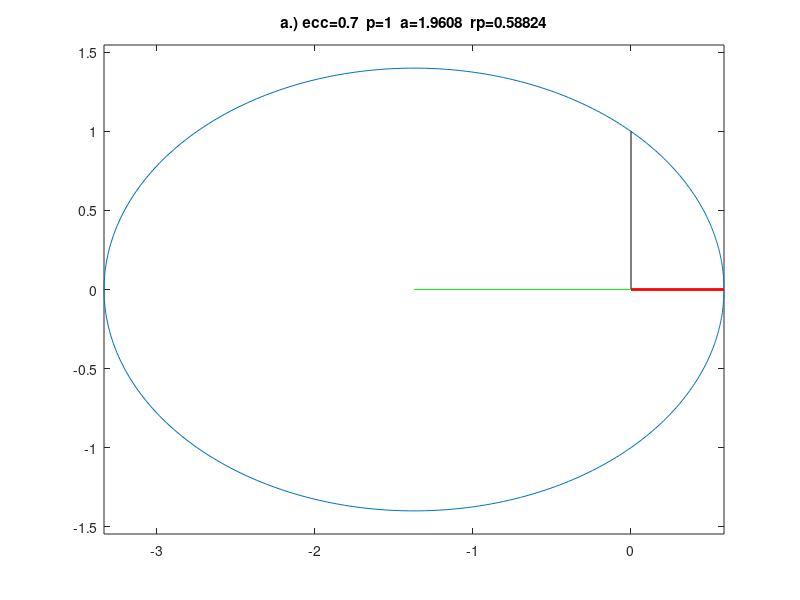
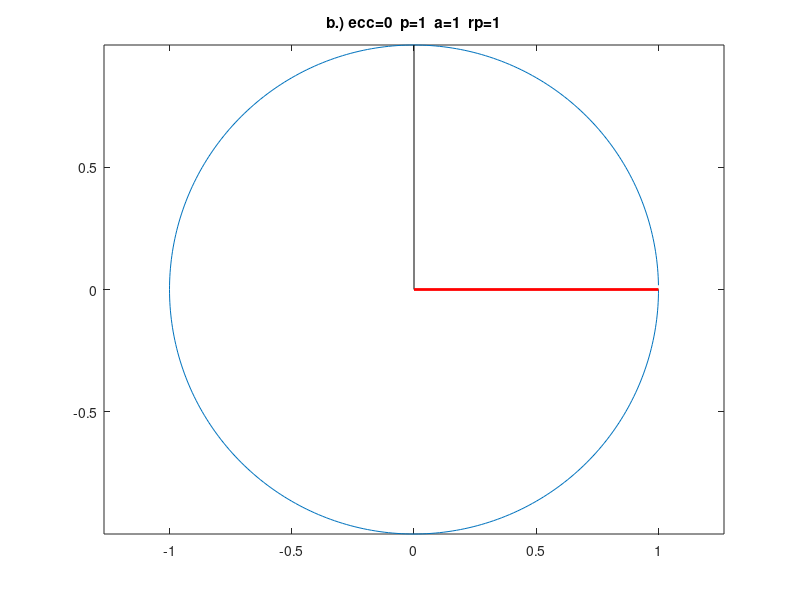
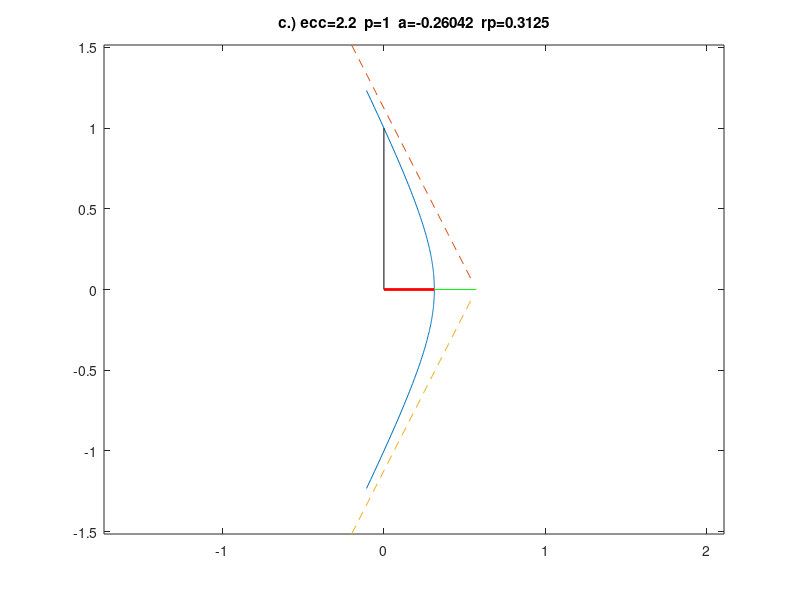
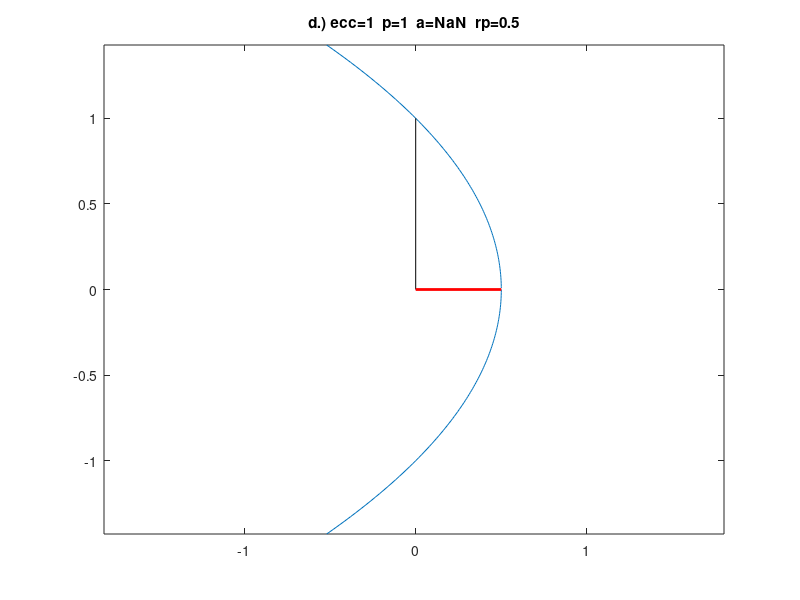

Here is the MATLAB script that generated these plots, in order:
%% HW1 Prob 4
clear all; close all; clc;

%% a.)
p = 1;
ecc = 0.7;

nu = 1:360;
r = p./(1 + ecc*cosd(nu));

rp = r(end);
ra = r(180);

a = 0.5*(rp+ra);

x = r.*cosd(nu);
y = r.*sind(nu);

figure(1)
plot(x,y)
hold on
plot([0 0],[0 p],'black')
hold on
plot([x(end) (x(end)-a)], [0 0], 'g')
hold on
plot([0 x(end)],[0 y(end)],'r','LineWidth',2)
axis('equal')
title(['a.) ecc=' num2str(ecc) '  p=1  a=' num2str(a) '  rp=' num2str(rp)])

figure(5)
set(gcf, 'Visible', 'off') 
plot(x,y,'-','LineWidth',2)
legend('0.7')


%% b.)
clear all;

p = 1;
ecc = 0.0;

nu = 1:360;
r = p./(1 + ecc*cosd(nu));

rp = r(end);
ra = r(180);

a = 0.5*(rp+ra);

x = r.*cosd(nu);
y = r.*sind(nu);

figure(2)
plot(x,y)
hold on
plot([0 0],[0 p],'black')
hold on
plot([x(end) (x(end)-a)], [0 0], 'g')
hold on
plot([0 x(end)],[0 y(end)],'r','LineWidth',2)
axis('equal')
title(['b.) ecc=' num2str(ecc) '  p=1  a=' num2str(a) '  rp=' num2str(rp)])

figure(5)
set(gcf, 'Visible', 'off') 
hold on
plot(x,y,'-.','LineWidth',2)
legend('0.7','0.0')

%% c.)
clear all;

p = 1;
ecc = 2.2;

%turning angle
delta = 2*asind(1/ecc);
nu_limit = (95);   %actually equal to 90 + delta/2, but that's too big to plot nicely

th = (90 + delta/2)*ones(10,1);

m = tand(90+delta/2);






nu = [1:nu_limit NaN (360-nu_limit):360];
r = p./(1 + ecc*cosd(nu));

rp = p/(1+ecc);
% ra = r(180);

a = rp/(1-ecc);


x_asym = -0.2:0.05:(rp-a);
y_asym = m*x_asym - m*(rp-a);




x = r.*cosd(nu);
y = r.*sind(nu);

figure(3)
plot(x,y)
hold on
plot([0 0],[0 p],'black')   %p
hold on
plot([x(end) (x(end)-a)], [0 0], 'g')   %a
hold on
plot([0 x(end)],[0 y(end)],'r','LineWidth',2)   %rp
axis('equal')
hold on
plot(x_asym,y_asym,'--')  %asymptote above
hold on
plot(x_asym,-y_asym,'--') %asymptote below
title(['c.) ecc=' num2str(ecc) '  p=1  a=' num2str(a) '  rp=' num2str(rp)])

figure(5)
set(gcf, 'Visible', 'off') 
hold on
plot(x,y,'--','LineWidth',2)

%% d.)
clear all;

p = 1;
ecc = 1.0;

nu_limit = 110;
nu = [1:nu_limit NaN (360-nu_limit):360];
r = p./(1 + ecc*cosd(nu));

rp = r(end);
% ra = r(180);

a = NaN;

x = r.*cosd(nu);
y = r.*sind(nu);

figure(4)
plot(x,y)
hold on
plot([0 0],[0 p],'black')
hold on
plot([x(end) (x(end)-a)], [0 0], 'g')
hold on
plot([0 x(end)],[0 y(end)],'r','LineWidth',2)
axis('equal')
title(['d.) ecc=' num2str(ecc) '  p=1  a=' num2str(a) '  rp=' num2str(rp)]) 

figure(5)
set(gcf, 'Visible', 'off') 
hold on
plot(x,y,':','LineWidth',2)


%% e.)

figure(5)
hold on
scatter(0,0,'black','filled')
axis('equal')
legend('0.7','0.0','2.2','1.0')
title('e.) Composite Plot')

























